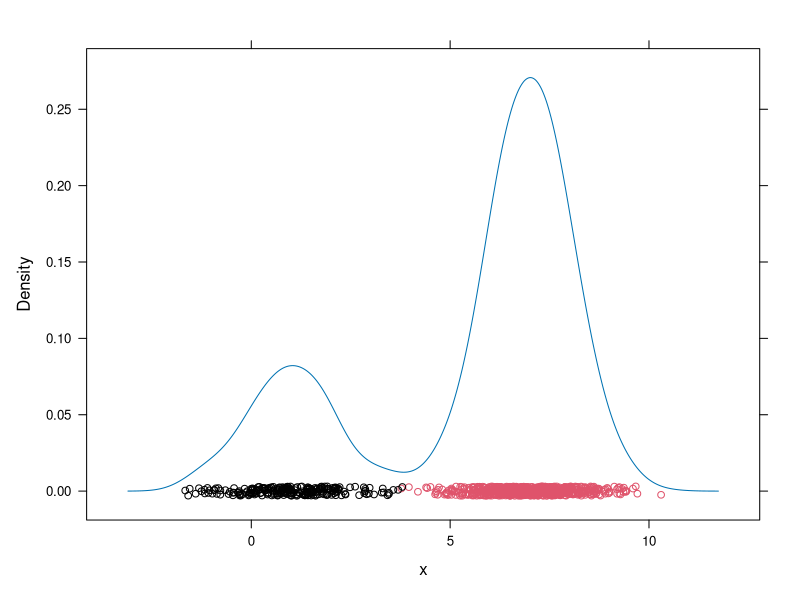

Source code (R):
## ---- chunk 1
#| label: learning-overview
learning_overview <- data.frame(
  section = "Biostatistics",
  category = "Statistical Principles & Estimands",
  topic = "Expectation maximum"
)
learning_overview
## ---- chunk 2
knitr::opts_chunk$set(echo = TRUE)
## ---- chunk 3
# whether we arce drawing from distribution 1 or 2 - ie, Bernoulli trials.
set.seed(123)
tau_1_true <- 0.25
x <- y <- rep(0,1000)
for( i in 1:1000 ) {
  if( runif(1) < tau_1_true ) {
    x[i] <- rnorm(1, mean=1)
    y[i] <- "heads"
  } else {
    x[i] <- rnorm(1, mean=7)
    y[i] <- "tails"
  }
}

library(lattice)
densityplot( ~x, par.settings = list( plot.symbol=list( col=as.factor(y) ) ) )


## ---- chunk 4
############## iterations
# Now, we simply repeat the following process, until the difference between our successive estimates of the mean are very small.
# We'll run 10 iterations.
 
## set the initial guesses for the distribution parameters (arbitrarily, p1,2 and means1,2) 
mu_1 <- 0
mu_2 <- 1

## as well as the latent variable parameters
tau_1 <- 0.5
tau_2 <- 0.5

for( i in 1:10 ) {

  ## Given the observed data, as well as the distribution parameters,
  ## what are the latent variables?

  T_1 <- tau_1 * dnorm( x, mu_1 )
  T_2 <- tau_2 * dnorm( x, mu_2 )
  
  # updated probability
  P_1 <- T_1 / (T_1 + T_2)
  P_2 <- T_2 / (T_1 + T_2)  

  tau_1 <- mean(P_1)
  tau_2 <- mean(P_2)

  ## Given the observed data, as well as the latent variables,
  ## what are the population parameters?

  mu_1 <- sum( P_1 * x ) / sum(P_1)
  mu_2 <- sum( P_2 * x ) / sum(P_2)

  ## print the current estimates

  print( c(mu_1, mu_2, mean(P_1), mean(P_2)) )

  # converge quickly, after just one iteration
}
## ---- chunk 5
########### using the R package mixtools to apply the EM algorithm
library("mixtools")
myEM <- normalmixEM( x, mu = c(0,1), sigma=c(1,1), sd.constr=c(1,1) )

myEM$mu

myEM$lambda

# What if the guesses initials aren't so similar?
# The algorithm converges much more slowly, but still gives good estimates.

########### using the R package mixtools to apply the EM algorithm
library("mixtools")
myEM <- normalmixEM( x, mu = c(0,10), sigma=c(1,1), sd.constr=c(1,1) )

myEM$mu

myEM$lambda
